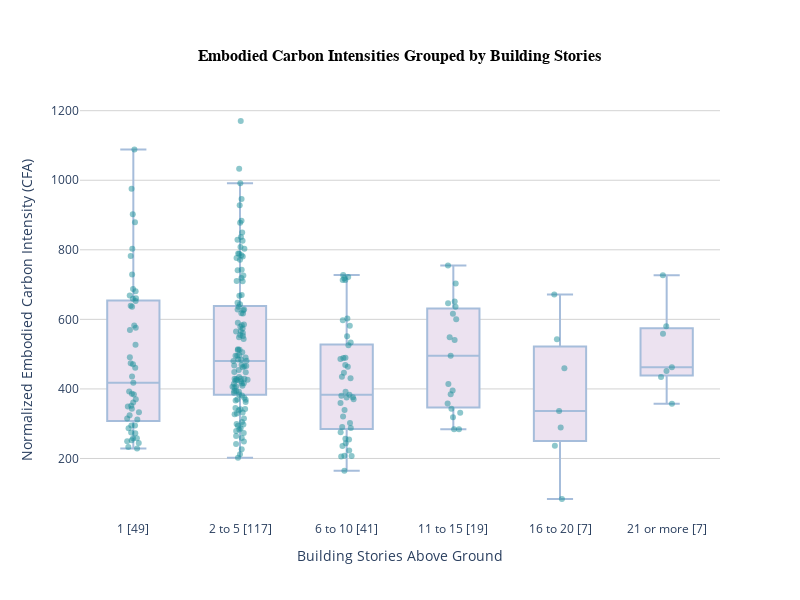

Notebook source saved alongside this figure:
### Markdown cell above
#### Plotting Data

### Code cell
# Create a box and whisker plot for the "eci_a_to_c_cfa" field grouped by "bldg_stories_above"
fig1 = px.box(
    filtered_bldgs_df1,
    x='bldg_stories_above',
    y='eci_a_to_c_cfa',
    title='Embodied Carbon Intensities Grouped by Building Stories',
    labels={
        'bldg_stories_above': 'Building Stories Above Ground',
        'eci_a_to_c_cfa': 'Normalized Embodied Carbon Intensity (CFA)',
        'lca_phys_scope': 'LCA Physical Scope',
        'lca_software': 'LCA Software'
    },
    category_orders={'bldg_stories_above': stories_order},  # Ensure correct order
    hover_data=['lca_phys_scope', 'lca_software']  # Include lca_phys_scope in hover data
)

# Add all data points as dots with slight transparency and a different color
fig1.update_traces(
    boxpoints='all',
    jitter=0.3,
    pointpos=0,
    marker=dict(color='rgba(28, 144, 153, 0.5)'),
    fillcolor='rgb(236,226,240)',
    line=dict(color='rgb(166,189,219)')
)

# Update the y-axis to limit the max value and relabel it
fig1.update_yaxes(
    title_text='Normalized Embodied Carbon Intensity (CFA)',
    showgrid=True,
    gridcolor='lightgrey'
)

# Update the x-axis to include the counts in the labels
x_labels_with_counts = [f"{bucket} [{int(count)}]" for bucket, count in bucket_counts.items()]

fig1.update_xaxes(
    ticktext=x_labels_with_counts,  # Use the updated labels with counts
    tickvals=stories_order # Match the original categories
)


# Update the title
fig1.update_layout(
    title={
        'text': 'Embodied Carbon Intensities Grouped by Building Stories',
        'x': 0.5,
        'xanchor': 'center',
        'yanchor': 'top',
        'font': {'size': 16, 'family': 'Arial', 'color': 'black', 'weight': 'bold'}
    },
    plot_bgcolor='white',
    paper_bgcolor='white',
    autosize=True,
    height=600,
    width=800,
    xaxis=dict(scaleanchor="y"),  # Lock the aspect ratio between x and y axes
)

# Show the plot
fig1.show()

print(bucket_counts)

### Figure 1 — Plotly figure (JSON) as saved in the notebook; plotly's stock layout.template omitted (floating-point values rounded to 4 significant figures; data arrays with more than 128 entries replaced by an {"elided": "..."} marker saying what was removed)
{"data": [{"alignmentgroup": "True", "boxpoints": "all", "customdata": {"elided": "240x2 str values"}, "fillcolor": "rgb(236,226,240)", "hovertemplate": "Building Stories Above Ground=%{x}<br>Normalized Embodied Carbon Intensity (CFA)=%{y}<br>LCA Physical Scope=%{customdata[0]}<br>LCA Software=%{customdata[1]}<extra></extra>", "jitter": 0.3, "legendgroup": "", "line": {"color": "rgb(166,189,219)"}, "marker": {"color": "rgba(28, 144, 153, 0.5)"}, "name": "", "notched": false, "offsetgroup": "", "orientation": "v", "pointpos": 0, "showlegend": false, "type": "box", "x": {"elided": "240 str values"}, "x0": " ", "xaxis": "x", "y": {"elided": "240 float values"}, "y0": " ", "yaxis": "y"}], "layout": {"autosize": true, "boxmode": "group", "height": 600, "legend": {"tracegroupgap": 0}, "paper_bgcolor": "white", "plot_bgcolor": "white", "title": {"font": {"color": "black", "family": "Arial", "size": 16, "weight": "bold"}, "text": "Embodied Carbon Intensities Grouped by Building Stories", "x": 0.5, "xanchor": "center", "yanchor": "top"}, "width": 800, "xaxis": {"anchor": "y", "categoryarray": ["1", "2 to 5", "6 to 10", "11 to 15", "16 to 20", "21 or more"], "categoryorder": "array", "domain": [0, 1], "scaleanchor": "y", "ticktext": ["1 [49]", "2 to 5 [117]", "6 to 10 [41]", "11 to 15 [19]", "16 to 20 [7]", "21 or more [7]"], "tickvals": ["1", "2 to 5", "6 to 10", "11 to 15", "16 to 20", "21 or more"], "title": {"text": "Building Stories Above Ground"}}, "yaxis": {"anchor": "x", "domain": [0, 1], "gridcolor": "lightgrey", "showgrid": true, "title": {"text": "Normalized Embodied Carbon Intensity (CFA)"}}}}
